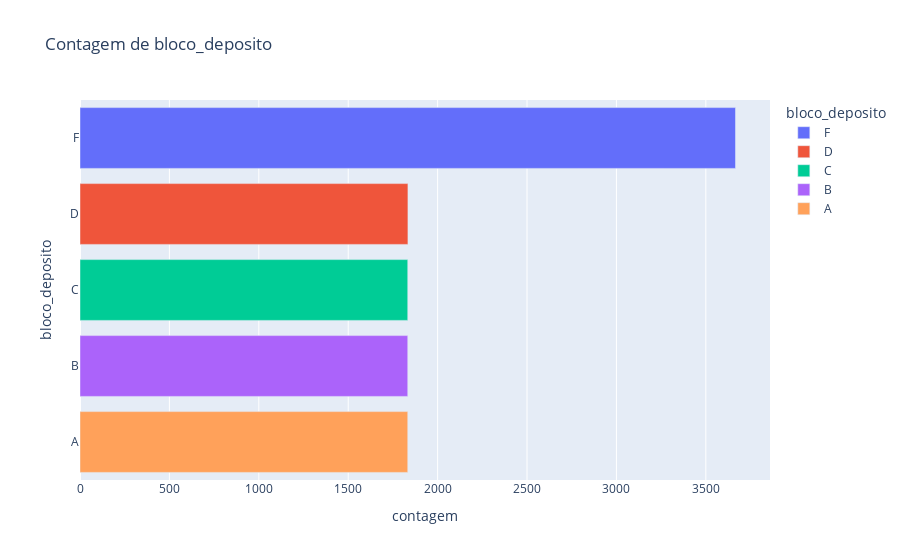

This figure's notebook cell:
### Markdown cell above
#### Bloco de depósito x Entrega

### Code cell
mostrar_contagem('bloco_deposito', colunas_object)

### Figure 1 — Plotly figure (JSON) as saved in the notebook; plotly's stock layout.template omitted (floating-point values rounded to 4 significant figures)
{"data": [{"alignmentgroup": "True", "hovertemplate": "bloco_deposito=%{y}<br>contagem=%{x}<extra></extra>", "legendgroup": "F", "marker": {"color": "#636efa", "pattern": {"shape": ""}}, "name": "F", "offsetgroup": "F", "orientation": "h", "showlegend": true, "textposition": "auto", "type": "bar", "x": [3666], "xaxis": "x", "y": ["F"], "yaxis": "y"}, {"alignmentgroup": "True", "hovertemplate": "bloco_deposito=%{y}<br>contagem=%{x}<extra></extra>", "legendgroup": "D", "marker": {"color": "#EF553B", "pattern": {"shape": ""}}, "name": "D", "offsetgroup": "D", "orientation": "h", "showlegend": true, "textposition": "auto", "type": "bar", "x": [1834], "xaxis": "x", "y": ["D"], "yaxis": "y"}, {"alignmentgroup": "True", "hovertemplate": "bloco_deposito=%{y}<br>contagem=%{x}<extra></extra>", "legendgroup": "C", "marker": {"color": "#00cc96", "pattern": {"shape": ""}}, "name": "C", "offsetgroup": "C", "orientation": "h", "showlegend": true, "textposition": "auto", "type": "bar", "x": [1833], "xaxis": "x", "y": ["C"], "yaxis": "y"}, {"alignmentgroup": "True", "hovertemplate": "bloco_deposito=%{y}<br>contagem=%{x}<extra></extra>", "legendgroup": "B", "marker": {"color": "#ab63fa", "pattern": {"shape": ""}}, "name": "B", "offsetgroup": "B", "orientation": "h", "showlegend": true, "textposition": "auto", "type": "bar", "x": [1833], "xaxis": "x", "y": ["B"], "yaxis": "y"}, {"alignmentgroup": "True", "hovertemplate": "bloco_deposito=%{y}<br>contagem=%{x}<extra></extra>", "legendgroup": "A", "marker": {"color": "#FFA15A", "pattern": {"shape": ""}}, "name": "A", "offsetgroup": "A", "orientation": "h", "showlegend": true, "textposition": "auto", "type": "bar", "x": [1833], "xaxis": "x", "y": ["A"], "yaxis": "y"}], "layout": {"barmode": "relative", "legend": {"title": {"text": "bloco_deposito"}, "tracegroupgap": 0}, "title": {"text": "Contagem de bloco_deposito"}, "xaxis": {"anchor": "y", "domain": [0, 1], "title": {"text": "contagem"}}, "yaxis": {"anchor": "x", "categoryarray": ["A", "B", "C", "D", "F"], "categoryorder": "array", "domain": [0, 1], "title": {"text": "bloco_deposito"}}}}
